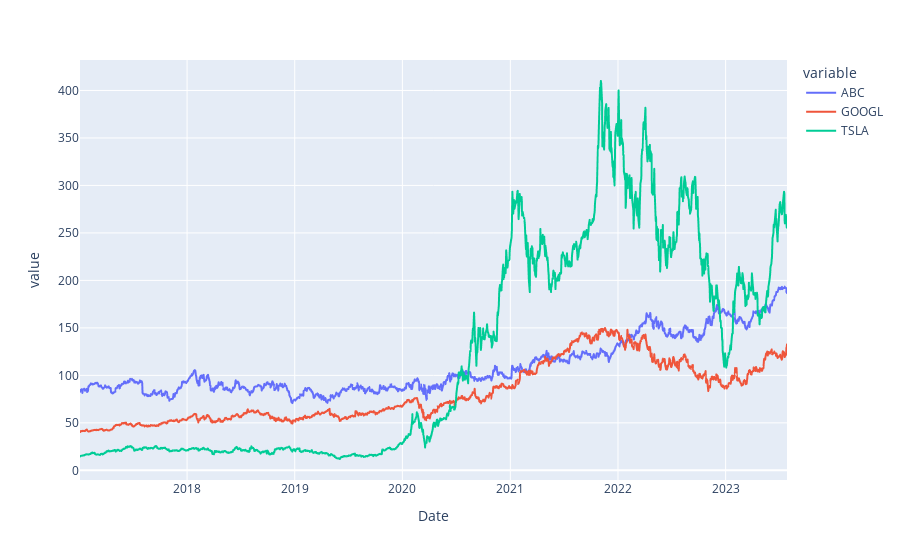

The code cell stored with this chart in its notebook:
### Markdown cell above
### It is nice to compare this to the stock price:

### Code cell
Close.plot()

### Figure 1 — Plotly figure (JSON) as saved in the notebook; plotly's stock layout.template omitted (floating-point values rounded to 4 significant figures; data arrays with more than 128 entries replaced by an {"elided": "..."} marker saying what was removed)
{"data": [{"hovertemplate": "variable=ABC<br>Date=%{x}<br>value=%{y}<extra></extra>", "legendgroup": "ABC", "line": {"color": "#636efa", "dash": "solid"}, "marker": {"symbol": "circle"}, "mode": "lines", "name": "ABC", "showlegend": true, "type": "scattergl", "x": {"elided": "1653 str values"}, "xaxis": "x", "y": {"elided": "1653 float values"}, "yaxis": "y"}, {"hovertemplate": "variable=GOOGL<br>Date=%{x}<br>value=%{y}<extra></extra>", "legendgroup": "GOOGL", "line": {"color": "#EF553B", "dash": "solid"}, "marker": {"symbol": "circle"}, "mode": "lines", "name": "GOOGL", "showlegend": true, "type": "scattergl", "x": {"elided": "1653 str values"}, "xaxis": "x", "y": {"elided": "1653 float values"}, "yaxis": "y"}, {"hovertemplate": "variable=TSLA<br>Date=%{x}<br>value=%{y}<extra></extra>", "legendgroup": "TSLA", "line": {"color": "#00cc96", "dash": "solid"}, "marker": {"symbol": "circle"}, "mode": "lines", "name": "TSLA", "showlegend": true, "type": "scattergl", "x": {"elided": "1653 str values"}, "xaxis": "x", "y": {"elided": "1653 float values"}, "yaxis": "y"}], "layout": {"legend": {"title": {"text": "variable"}, "tracegroupgap": 0}, "margin": {"t": 60}, "xaxis": {"anchor": "y", "domain": [0, 1], "title": {"text": "Date"}}, "yaxis": {"anchor": "x", "domain": [0, 1], "title": {"text": "value"}}}}
